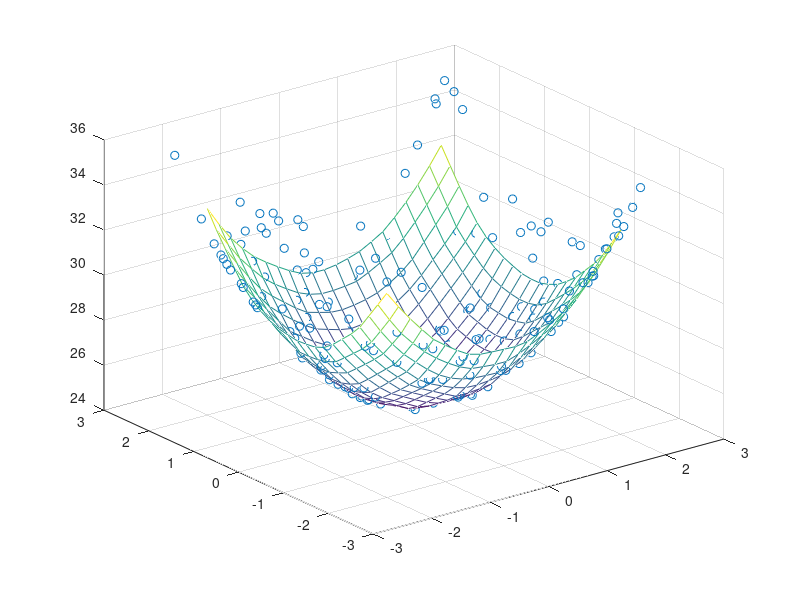

This chart was generated by the following MATLAB code:

% Interpolate a 2D scattered data set over a uniform grid
xy = -2.5 + 5*gallery('uniformdata',[200 2],0);
x = xy(:,1); y = xy(:,2);
% x = linspace(-2,2,200)'; 
% y = linspace(-2,2,200)';
v = x.^2 + y.^2 + 25;
[xq,yq] = meshgrid(-2:.2:2, -2:.2:2);
vq = griddata(x,y,v,xq,yq);
mesh(xq,yq,vq), hold on, plot3(x,y,v,'o'), hold off


